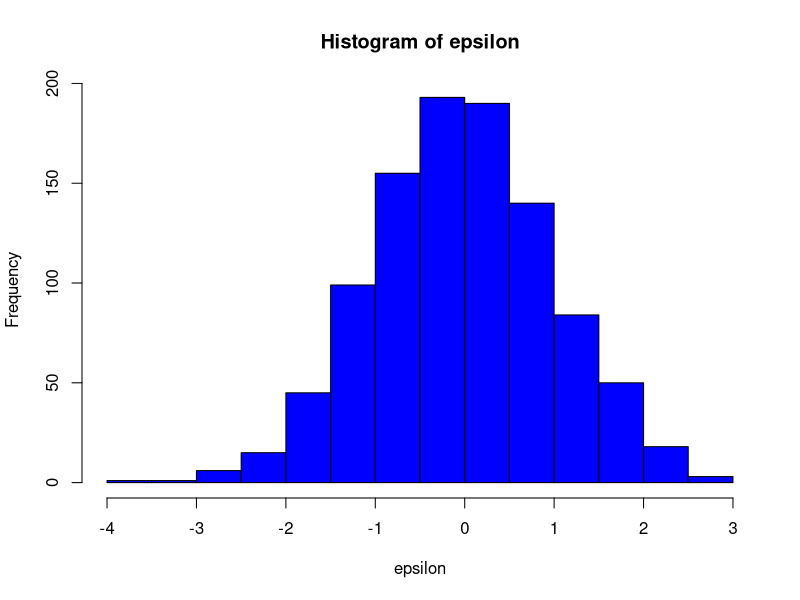

Reproduce this figure in R.

# This is a simple R program to produce a figure.

# Generate a random variable.
epsilon <- rnorm(1000)

# Plot a histogram.
fig_ext <- 'eps'
fig_dir <- 'Figures'
fig_file_name <- sprintf('name_of_figure.%s', fig_ext)
out_file_name <- sprintf('%s/%s', fig_dir, fig_file_name)

setEPS()
postscript(out_file_name)

hist(epsilon, col = 'blue')

dev.off()


